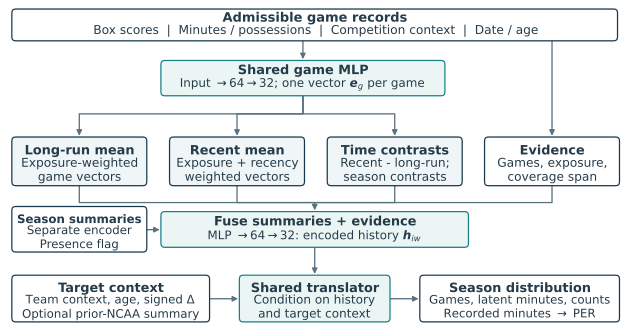

Here is the Python script that generated this plot:
"""Publication figure for the proposed pooled international-to-NCAA tower.
Produces a vector PDF and 300 dpi PNG. No empirical attention weights are implied.
"""
from pathlib import Path
import matplotlib
matplotlib.use('Agg')
import matplotlib.pyplot as plt
from matplotlib.patches import FancyBboxPatch, FancyArrowPatch

OUT = Path(__file__).resolve().parent
plt.rcParams.update({'font.family': 'DejaVu Sans', 'font.size': 9,
                     'mathtext.fontset': 'dejavusans', 'pdf.fonttype': 42,
                     'ps.fonttype': 42})
fig, ax = plt.subplots(figsize=(16/2.54, 8.4/2.54))
fig.subplots_adjust(left=0, right=1, bottom=0, top=1)
ax.set(xlim=(0,16), ylim=(0,8.4)); ax.axis('off')
navy='#18384b'; teal='#167f86'; ink='#243b4a'; gray='#5a7180'
light='#f0f5f7'; pale='#eaf5f4'; white='#ffffff'

def box(x,y,w,h,title,sub='',fill=light,edge=navy,title_size=9.3,sub_size=8.6):
    p=FancyBboxPatch((x,y),w,h,boxstyle='round,pad=0.02,rounding_size=0.10',
                    linewidth=0.9,edgecolor=edge,facecolor=fill,zorder=3)
    ax.add_patch(p)
    if sub:
        ax.text(x+w/2,y+h*.72,title,ha='center',va='center',fontsize=title_size,
                weight='bold',color=ink,zorder=4)
        ax.text(x+w/2,y+h*.31,sub,ha='center',va='center',fontsize=sub_size,
                color=ink,linespacing=1.2,zorder=4)
    else:
        ax.text(x+w/2,y+h/2,title,ha='center',va='center',fontsize=title_size,
                color=ink,zorder=4)

def line(points,color=gray,lw=.95,dashed=False):
    ax.plot(*zip(*points), color=color,lw=lw,zorder=1,solid_capstyle='butt',
            linestyle='--' if dashed else '-')

def arrow(a,b,color=gray):
    ax.add_patch(FancyArrowPatch(a,b,arrowstyle='-|>',mutation_scale=8,
                                linewidth=.95,color=color,zorder=2,
                                shrinkA=0,shrinkB=1.5))

# One record set feeds learned per-game vectors and factual evidence summaries.
box(.3,7.38,15.4,.77,'Admissible game records',
    'Box scores  |  Minutes / possessions  |  Competition context  |  Date / age',
    fill=white,title_size=9.4,sub_size=8.8)
box(4.1,5.98,7.2,.86,'Shared game MLP',
    r'Input $\rightarrow 64 \rightarrow 32$; one vector $\boldsymbol{e}_g$ per game',fill=pale,edge=teal)
arrow((7.7,7.38),(7.7,6.84))
line([(14.05,7.38),(14.05,5.28)])
arrow((14.05,5.28),(14.05,4.89))

# Three interpretable aggregation paths plus an evidence path.
centres=[2.0,6.02,10.04,14.05]
for cx in centres[:3]:
    line([(7.7,5.98),(7.7,5.50),(cx,5.50)])
    arrow((cx,5.50),(cx,4.89))
box(.3,3.69,3.4,1.2,'Long-run mean','Exposure-weighted\ngame vectors',sub_size=8.8)
box(4.32,3.69,3.4,1.2,'Recent mean','Exposure + recency\nweighted vectors',sub_size=8.8)
box(8.34,3.69,3.4,1.2,'Time contrasts','Recent - long-run;\nseason contrasts',sub_size=8.8)
box(12.35,3.69,3.4,1.2,'Evidence','Games, exposure,\ncoverage span',fill=white,sub_size=8.8)

# All summary paths enter a single small fusion MLP.
for cx in centres:
    line([(cx,3.69),(cx,3.24),(8.0,3.24)])
arrow((8.0,3.24),(8.0,2.99))
box(4.1,2.12,7.8,.87,'Fuse summaries + evidence',
    r'MLP $\rightarrow 64 \rightarrow 32$: encoded history $\boldsymbol{h}_{iw}$',fill=pale,edge=teal)

# Summary-only seasons have a separate encoder; they are not pseudo-games.
box(.3,2.00,3.4,1.12,'Season summaries','Separate encoder\nPresence flag',
    fill=white,title_size=8.5,sub_size=8.5)
arrow((3.7,2.55),(4.1,2.55))

# Destination variables join downstream: they do not alter the reference pooling.
box(.3,.22,5.0,1.15,'Target context',
    r'Team context, age, signed $\Delta$'+'\nOptional prior-NCAA summary',fill=white,sub_size=8.5)
box(6.1,.22,3.8,1.15,'Shared translator','Condition on history\nand target context',fill=pale,edge=teal,sub_size=8.7)
box(10.7,.22,5.05,1.15,'Season distribution',
    'Games, latent minutes, counts'+'\n'+r'Recorded minutes $\rightarrow$ PER',fill=white,sub_size=8.5)
arrow((8.0,2.12),(8.0,1.37))
arrow((5.3,.79),(6.1,.79))
arrow((9.9,.79),(10.7,.79))
fig.savefig(OUT/'game_tower_reference.pdf',facecolor='white')
fig.savefig(OUT/'game_tower_reference.png',facecolor='white',dpi=300)
plt.close(fig)
